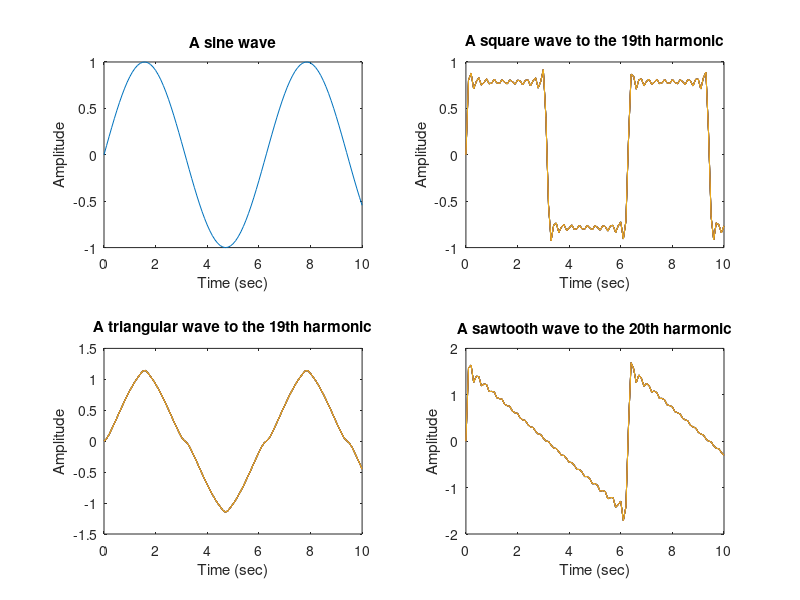

MATLAB code to generate this figure:
%create a sine wave
t = 0:.1:10;
y = sin(t);
subplot(2,2,1)
plot(t,y);
xlabel('Time (sec)');
ylabel('Amplitude');
title('A sine wave')
y = zeros(10,length(t));
for k = 1:2:19
   y = y + sin(k*t)/k;
end
subplot(2,2,2)
plot(t,y);
xlabel('Time (sec)');
ylabel('Amplitude');
%contains all odd harmonics
title('A square wave to the 19th harmonic')
y = zeros(10,length(t));
for k = 1:4:19
   y = y + sin(k*t)/(k*k);
end
for k = 3:2:19
   y = y - sin(k*t)/(k*k) 
end
subplot(2,2,3)
plot(t,y);
xlabel('Time (sec)');
ylabel('Amplitude');
%contains all odd harmonics, with 4n-1 harmonics negated, 
title('A triangular wave to the 19th harmonic')
y = zeros(10,length(t));
for k = 1:1:20
   y = y + sin(k*t)/k;
end
subplot(2,2,4)
plot(t,y);
xlabel('Time (sec)');
ylabel('Amplitude');
%contains all integer harmonics
title('A sawtooth wave to the 20th harmonic')